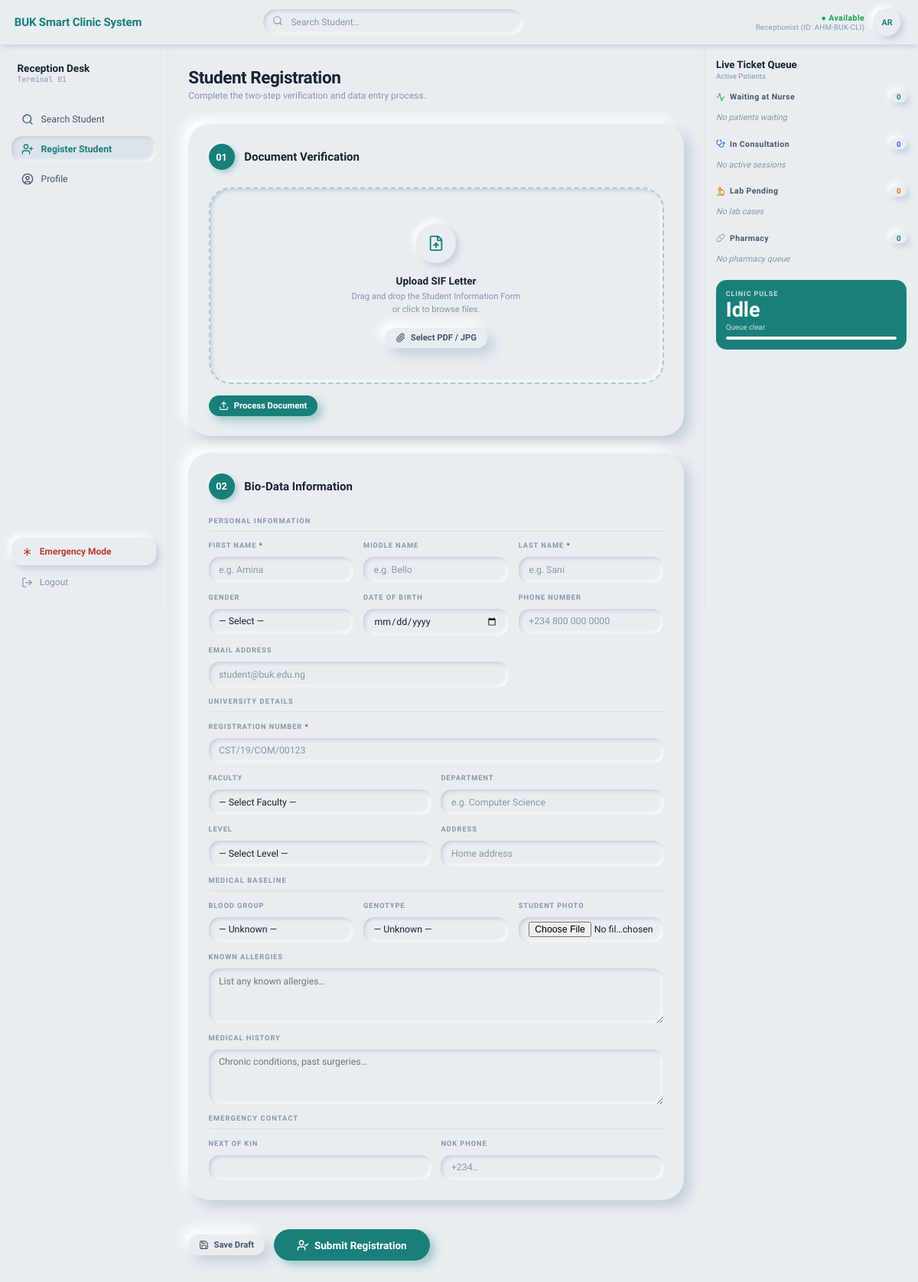
The app's page /reception/register/ (signed in) with its own data.
### apps/users/models.py (models this page shows, shortened)
class User(AbstractUser):
    class Role(models.TextChoices):
        ADMIN = "ADMIN", "Administrator"
        RECEPTIONIST = "RECEPTIONIST", "Receptionist"
        NURSE = "NURSE", "Nurse"
        DOCTOR = "DOCTOR", "Doctor"
        LAB_TECH = "LAB_TECH", "Lab Technician"
        PHARMACIST = "PHARMACIST", "Pharmacist"
    username = None
    email = models.EmailField(unique=True)
    role = models.CharField(
        max_length=20, choices=Role.choices, default=Role.RECEPTIONIST
    )
    staff_id = models.CharField(max_length=20, unique=True)
    phone_number = models.CharField(max_length=20, blank=True)
    profile_photo = models.ImageField(upload_to="staff/photos/", null=True, blank=True)
    objects = UserManager()
    USERNAME_FIELD = "email"
    REQUIRED_FIELDS = ["staff_id", "first_name", "last_name"]
    class Meta:
        verbose_name = "User"
        verbose_name_plural = "Users"

### apps/clinic/views.py (the view, shortened to what this page needs)
# urls.py: path("reception/register/", views.register_view, name="register"),
@login_required(login_url="clinic:login")
def register_view(request):
    if not _require_receptionist(request):
        raise PermissionDenied
    ctx = _ctx(request)
    ctx["active_nav"] = "register"
    ctx["sif_form"] = SIFUploadForm()
    ctx["reg_form"] = PatientRegistrationForm()
    ctx["prefill"] = {}
    return render(request, "clinic/register.html", ctx)

### apps/clinic/templates/clinic/register.html (shortened to what this page needs)
{% extends "clinic/base.html" %}
{% load clinic_tags %}
{% block content %}
<div class="reg-title-row">
  <h1 class="reg-title">Student Registration</h1>
  <p class="reg-sub">Complete the two-step verification and data entry process.</p>
</div>
{% if registered_patient %}
<div class="success-panel">
  <div class="sp-ring">
    <i data-lucide="check-circle" style="width:30px;height:30px;"></i>
  </div>
  <div style="font-size:0.65rem;font-weight:700;text-transform:uppercase;letter-spacing:0.12em;color:var(--teal);margin-bottom:0.35rem;">Registration Successful</div>
  <div class="sp-name">{{ registered_patient.display_name }}</div>
  <div class="sp-clinic-code">{{ registered_patient.clinic_code }}</div>
  <p class="sp-sub">
    {{ registered_patient.full_name }} has been registered in the system.<br>
    Their clinic code is shown above — use it for future check-ins.
  </p>
  <div style="display:flex;justify-content:center;gap:0.85rem;flex-wrap:wrap;">
    <a href="{% url 'clinic:search' %}?q={{ registered_patient.clinic_code }}" class="btn-neo btn-teal">
      <i data-lucide="ticket-check" style="width:14px;height:14px;"></i>
      Check In Now
    </a>
    <button class="btn-neo" onclick="window.location='{% url 'clinic:register' %}'">
      <i data-lucide="user-plus" style="width:14px;height:14px;"></i>
      Register Another
    </button>
  </div>
</div>
{% else %}
<form method="POST" enctype="multipart/form-data" action="{% url 'clinic:register' %}">
  <div class="step-section">
    <div class="step-header">
      <div class="step-num">01</div>
      <div class="step-title">Document Verification</div>
    </div>
    {% if sif_uploaded %}
    <div class="extraction-banner">
      <i data-lucide="sparkles" style="width:16px;height:16px;flex-shrink:0;"></i>
      SIF document processed — fields below have been pre-filled from the extracted data. Verify all entries before submitting.
    </div>
    <div class="file-preview">
      <div class="fp-icon"><i data-lucide="file-text" style="width:18px;height:18px;"></i></div>
      <div>
        <div class="fp-name">{{ request.session.pending_sif_name|default:"Uploaded document" }}</div>
        <div class="fp-size">Document stored — will be attached to patient record</div>
      </div>
      <div style="margin-left:auto;">
        <span class="badge badge-green"><i data-lucide="check" style="width:9px;height:9px;"></i> Uploaded</span>
      </div>
    </div>
    {% else %}
    <div class="drop-zone" id="drop-zone" onclick="document.getElementById('sif-file-input').click()">
      <div class="dz-icon"><i data-lucide="file-up" style="width:22px;height:22px;"></i></div>
      <div class="dz-title">Upload SIF Letter</div>
      <p class="dz-sub">Drag and drop the Student Information Form<br>or click to browse files.</p>
      <button type="button" class="btn-neo btn-sm">
        <i data-lucide="paperclip" style="width:13px;height:13px;"></i>
        Select PDF / JPG
      </button>
    </div>
    <div style="margin-top:1rem;">
      <button type="submit" name="action" value="upload_sif" class="btn-neo btn-teal btn-sm" id="sif-upload-btn" disabled>
        <i data-lucide="upload" style="width:13px;height:13px;"></i>
        Process Document
      </button>
    </div>
    {% endif %}
  </div>
  <div class="step-section">
    <div class="step-header">
      <div class="step-num">02</div>
      <div class="step-title">Bio-Data Information</div>
    </div>
    <div class="form-section-head">Personal Information</div>
    <div class="form-grid-3" style="margin-bottom:0.85rem;">
      <div class="field-group">
        <label class="field-lbl" for="id_first_name">First Name <span style="color:var(--red)">*</span></label>
        <input class="neo-input" type="text" name="first_name" id="id_first_name"
          value="{{ reg_form.first_name.value|default:'' }}"
          placeholder="e.g. Amina" required>
      </div>
      <div class="field-group">
        <label class="field-lbl" for="id_middle_name">Middle Name</label>
        <input class="neo-input" type="text" name="middle_name" id="id_middle_name"
          value="{{ reg_form.middle_name.value|default:'' }}" placeholder="e.g. Bello">
      </div>
      <div class="field-group">
        <label class="field-lbl" for="id_last_name">Last Name <span style="color:var(--red)">*</span></label>
        <input class="neo-input" type="text" name="last_name" id="id_last_name"
          value="{{ reg_form.last_name.value|default:'' }}" placeholder="e.g. Sani" required>
      </div>
      <div class="field-group">
        <label class="field-lbl" for="id_gender">Gender</label>
        <select class="neo-select" name="gender" id="id_gender">
          <option value="">— Select —</option>
        </select>
      </div>
      <div class="field-group">
        <label class="field-lbl" for="id_date_of_birth">Date of Birth</label>
        <input class="neo-input" type="date" name="date_of_birth" id="id_date_of_birth"
          value="{{ reg_form.date_of_birth.value|default:'' }}">
      </div>
      <div class="field-group">
        <label class="field-lbl" for="id_phone_number">Phone Number</label>
        <input class="neo-input" type="tel" name="phone_number" id="id_phone_number"
          value="{{ reg_form.phone_number.value|default:'' }}" placeholder="+234 800 000 0000">
      </div>
      <div class="field-group span-2">
        <label class="field-lbl" for="id_email">Email Address</label>
        <input class="neo-input" type="email" name="email" id="id_email"
          value="{{ reg_form.email.value|default:'' }}" placeholder="student@buk.edu.ng">
      </div>
    </div>
    <div class="form-section-head">University Details</div>
    <div class="form-grid-2" style="margin-bottom:0.85rem;">
      <div class="field-group span-2">
        <label class="field-lbl" for="id_reg_number">Registration Number <span style="color:var(--red)">*</span></label>
        <input class="neo-input" type="text" name="reg_number" id="id_reg_number"
          value="{{ reg_form.reg_number.value|default:'' }}"
          placeholder="CST/19/COM/00123" style="text-transform:uppercase;" required>
      </div>
      <div class="field-group">
        <label class="field-lbl" for="id_faculty">Faculty</label>
        <select class="neo-select" name="faculty" id="id_faculty">
          <option value="">— Select Faculty —</option>
        </select>
      </div>
      <div class="field-group">
        <label class="field-lbl" for="id_department">Department</label>
        <input class="neo-input" type="text" name="department" id="id_department"
          value="{{ reg_form.department.value|default:'' }}" placeholder="e.g. Computer Science">
      </div>
      <div class="field-group">
        <label class="field-lbl" for="id_level">Level</label>
        <select class="neo-select" name="level" id="id_level">
          <option value="">— Select Level —</option>
        </select>
      </div>
      <div class="field-group">
        <label class="field-lbl" for="id_address">Address</label>
        <input class="neo-input" type="text" name="address" id="id_address"
          value="{{ reg_form.address.value|default:'' }}" placeholder="Home address">
      </div>
    </div>
    <div class="form-section-head">Medical Baseline</div>
    <div class="form-grid-3" style="margin-bottom:0.85rem;">
      <div class="field-group">
        <label class="field-lbl" for="id_blood_group">Blood Group</label>
        <select class="neo-select" name="blood_group" id="id_blood_group">
          {% for val, label in reg_form.fields.blood_group.choices %}
          <option value="{{ val }}" {% if reg_form.blood_group.value == val %}selected{% endif %}>{{ label }}</option>
          {% endfor %}
        </select>
      </div>
      <div class="field-group">
        <label class="field-lbl" for="id_genotype">Genotype</label>
        <select class="neo-select" name="genotype" id="id_genotype">
          {% for val, label in reg_form.fields.genotype.choices %}
          <option value="{{ val }}" {% if reg_form.genotype.value == val %}selected{% endif %}>{{ label }}</option>
          {% endfor %}
        </select>
      </div>
      <div class="field-group">
        <label class="field-lbl" for="id_photo">Student Photo</label>
        <input class="neo-input" type="file" name="photo" id="id_photo" accept="image/*" style="padding:0.45rem 0.9rem;">
      </div>
      <div class="field-group span-3">
        <label class="field-lbl" for="id_allergies">Known Allergies</label>
        <textarea class="neo-textarea" name="allergies" id="id_allergies" rows="2" placeholder="List any known allergies…">{{ reg_form.allergies.value|default:'' }}</textarea>
      </div>
      <div class="field-group span-3">
        <label class="field-lbl" for="id_medical_history">Medical History</label>
        <textarea class="neo-textarea" name="medical_history" id="id_medical_history" rows="2" placeholder="Chronic conditions, past surgeries…">{{ reg_form.medical_history.value|default:'' }}</textarea>
      </div>
    </div>
    <div class="form-section-head">Emergency Contact</div>
    <div class="form-grid-2" style="margin-bottom:0;">
      <div class="field-group">
        <label class="field-lbl" for="id_next_of_kin_name">Next of Kin</label>
        <input class="neo-input" type="text" name="next_of_kin_name" id="id_next_of_kin_name"
          value="{{ reg_form.next_of_kin_name.value|default:'' }}">
      </div>
      <div class="field-group">
        <label class="field-lbl" for="id_next_of_kin_phone">NOK Phone</label>
        <input class="neo-input" type="tel" name="next_of_kin_phone" id="id_next_of_kin_phone"
          value="{{ reg_form.next_of_kin_phone.value|default:'' }}" placeholder="+234…">
      </div>
    </div>
  </div>
  <div class="form-actions">
    <button type="submit" name="action" value="save_draft" class="btn-neo btn-sm">
      <i data-lucide="save" style="width:13px;height:13px;"></i>
      Save Draft
    </button>
    <button type="submit" name="action" value="submit_registration" class="btn-neo btn-teal btn-lg">
      <i data-lucide="user-check" style="width:16px;height:16px;"></i>
      Submit Registration
    </button>
  </div>
</form>
{% endif %}
{% endblock %}

### apps/clinic/templates/clinic/base.html (shortened to what this page needs)
<!DOCTYPE html>
<html lang="en">
<head>
</head>
<body>
{% block page_wrap %}
<div class="page-shell">
  <header class="topbar">
    <span class="tb-brand">BUK Smart Clinic System</span>
    <div class="tb-search">
      <span class="tb-search-ico"></span>
      <input class="tb-search-inp" type="search" placeholder="Search Student…"
        id="tb-search-inp"
        name="q"
        hx-get="{% url 'clinic:patient_search' %}"
        hx-trigger="input changed delay:400ms"
        hx-target="#search-result"
        hx-push-url="{% url 'clinic:search' %}">
    </div>
    <div class="tb-right">
      <div class="tb-status">
        <span class="tb-available">● Available</span>
        <span class="tb-role">{{ request.user.get_role_display|default:"Receptionist" }} (ID: {{ request.user.staff_id|default:request.user.id }})</span>
      </div>
      <a href="{% url 'clinic:profile' %}" class="tb-avatar" title="Profile">
        {% if request.user.profile_photo %}
          <img src="{{ request.user.profile_photo.url }}" alt="avatar">
        {% else %}
          <span class="tb-avatar-initials">{{ request.user.first_name|first|upper }}{{ request.user.last_name|first|upper }}</span>
        {% endif %}
      </a>
    </div>
  </header>
  <nav class="sidebar">
    <div class="sidebar-section">
      <div class="sidebar-desk">Reception Desk</div>
      <div class="sidebar-term">Terminal 01</div>
    </div>
    <div style="height:1rem;"></div>
    <a href="{% url 'clinic:search' %}" class="nav-link {% if active_nav == 'search' %}active{% endif %}">
      <i data-lucide="search" style="width:16px;height:16px;"></i>
      Search Student
    </a>
    <a href="{% url 'clinic:register' %}" class="nav-link {% if active_nav == 'register' %}active{% endif %}">
      <i data-lucide="user-plus" style="width:16px;height:16px;"></i>
      Register Student
    </a>
    <a href="{% url 'clinic:profile' %}" class="nav-link {% if active_nav == 'profile' %}active{% endif %}">
      <i data-lucide="user-circle" style="width:16px;height:16px;"></i>
      Profile
    </a>
    <div class="sidebar-spacer"></div>
    <button class="emergency-btn" onclick="openEmergencyModal()" type="button">
      <i data-lucide="asterisk" style="width:15px;height:15px;"></i>
      Emergency Mode
    </button>
    <a href="{% url 'clinic:logout' %}" class="logout-btn">
      <i data-lucide="log-out" style="width:15px;height:15px;"></i>
      Logout
    </a>
  </nav>
  <main class="main-content">
    {% block content %}{% endblock %}
  </main>
  <aside class="queue-pane">
    <div>
      <div class="qp-title">Live Ticket Queue</div>
      <div class="qp-sub">Active Patients</div>
    </div>
    <div id="queue-pane-body"
      hx-get="{% url 'clinic:queue_stats' %}"
      hx-trigger="load, refreshQueue from:body every 15s"
      hx-swap="innerHTML">
      {% include "clinic/partials/queue_stats.html" %}
    </div>
  </aside>
</div>
{% endblock %}
</body>
</html>

### records on screen
User: user.role "Receptionist", user.staff_id "AHM-BUK-CLI", user.first_name|first "A", user.last_name|first "R"

### other values on screen
{{ queue_stats.waiting_nurse }} "0"
{{ queue_stats.with_doctor }} "0"
{{ queue_stats.in_lab }} "0"
{{ queue_stats.at_pharmacy }} "0"
form field blood_group "— Unknown —"
form field genotype "— Unknown —"
